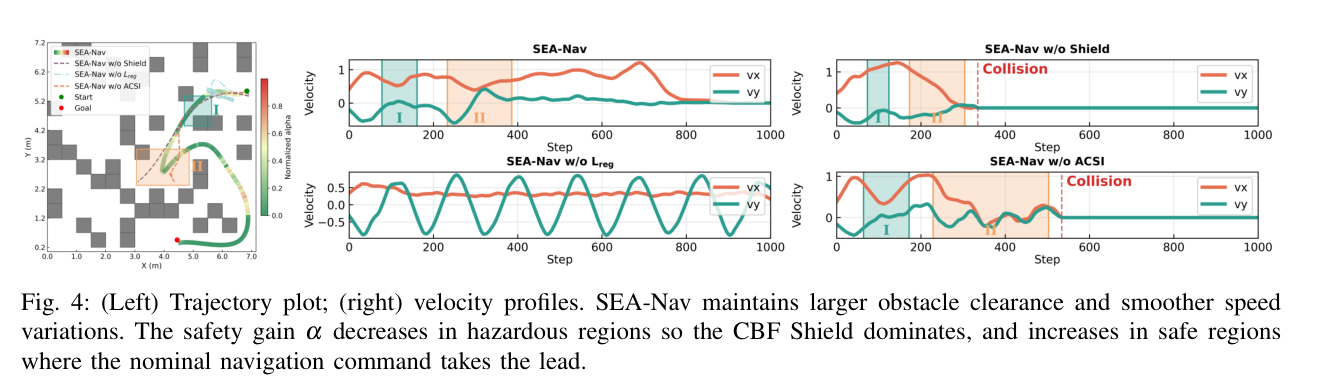
#> input picture 绘图/20261021_轨迹与同步曲线/reference/sea_nav_figure4.png, 1325 x 377 px, found by its file name
$ python visual_comparison.py
#> lines starting #> are read from the running program, lines starting #| are printed output that depends on the picture
"""Create visual comparison and inspect PDF structure using existing tools."""
import argparse,json
from pathlib import Path
from PIL import Image,ImageDraw
ROOT=Path(__file__).resolve().parents[1]
def contact():
    ref=Image.open(ROOT/"reference/sea_nav_figure4.png").convert("RGB")
#> ref is the input picture: PIL image 1325x377 RGB; mean R, G, B 236.6, 237, 235.7
    out=Image.open(ROOT/"output/trajectory_sync_assumed_v3.png").convert("RGB")
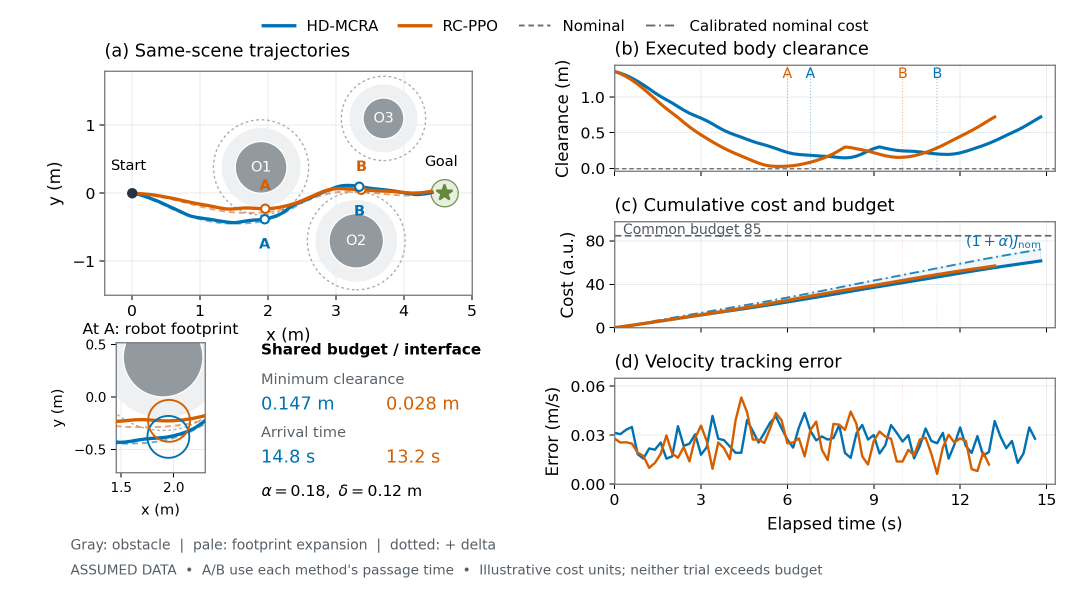
#> input picture manuscripts/figures/20261021_轨迹与同步曲线/output/trajectory_sync_assumed_v3.png, 2175 x 1181 px (shown at 1/2 size)
    width=1400
    ref=ref.resize((width,round(ref.height*width/ref.width)))
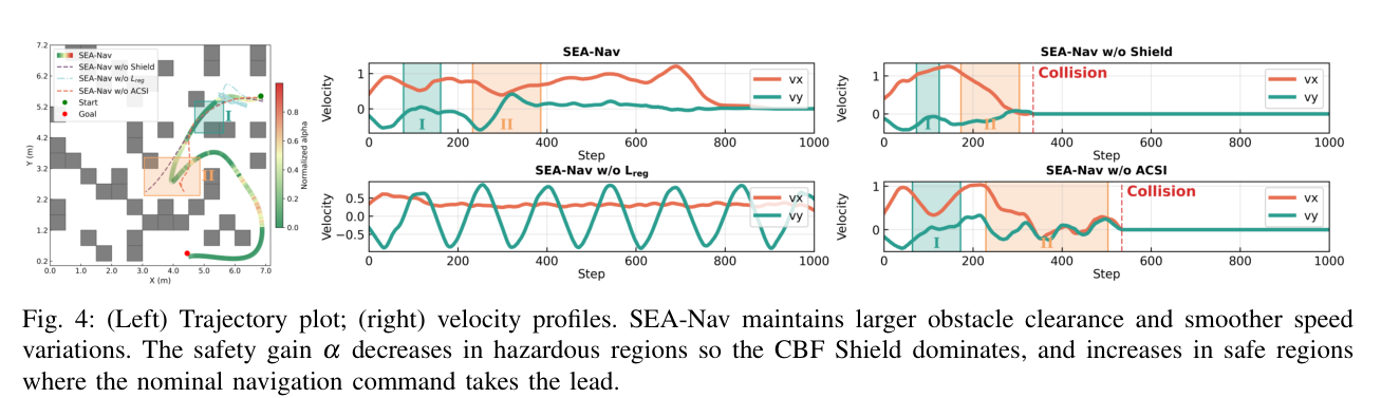
#> ref: PIL image 1400x398 RGB; mean R, G, B 236.4, 236.8, 235.4
    out=out.resize((width,round(out.height*width/out.width)))
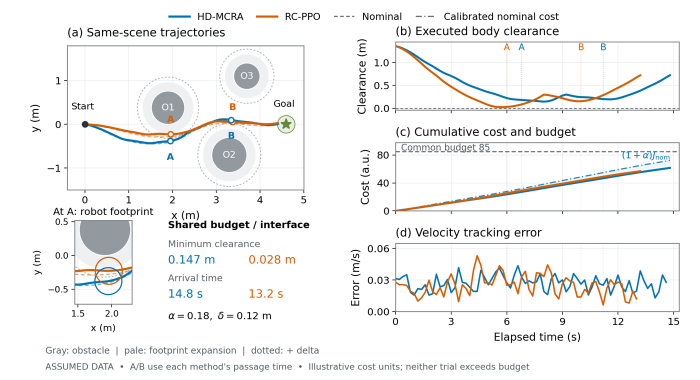
#> out: PIL image 1400x760 RGB (shown at 1/2 size); mean R, G, B 242.7, 242.8, 242.7
    canvas=Image.new("RGB",(2*width+60,max(ref.height,out.height)+80),"white")
#> canvas: PIL image 2860x840 RGB; every value is 255
    draw=ImageDraw.Draw(canvas)
    draw.text((20,20),"SEA-Nav Fig. 4 (reference)",fill="black")
    draw.text((width+40,20),"Assumed-data preview (same display width)",fill="black")
    canvas.paste(ref,(20,60));canvas.paste(out,(width+40,60))
#> after `canvas.paste(ref, (20, 60))`:
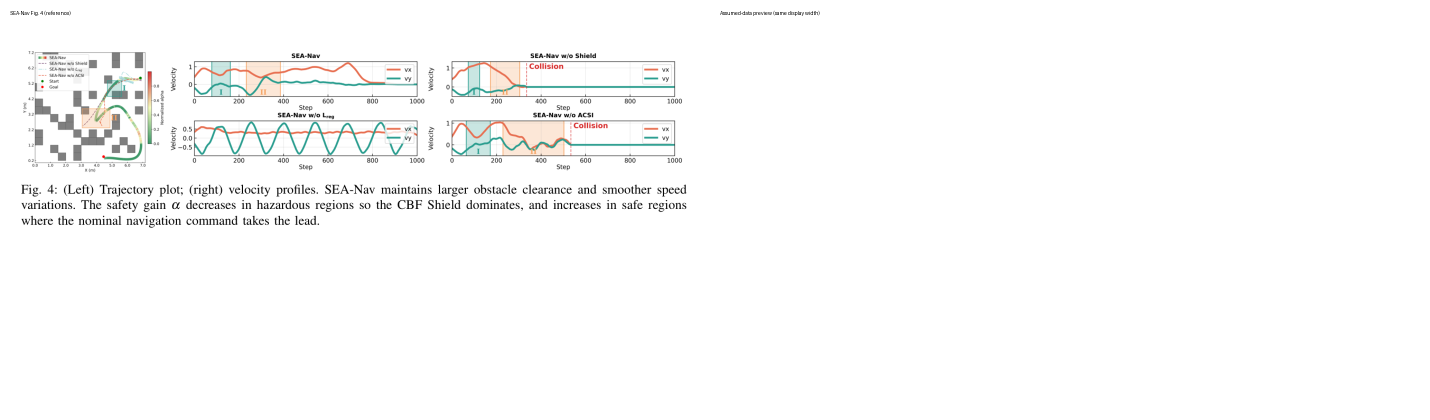
#> canvas: PIL image 2860x840 RGB (shown at 1/2 size); mean R, G, B 250.6, 250.7, 250.4
#> after `canvas.paste(out, (width + 40, 60))`:
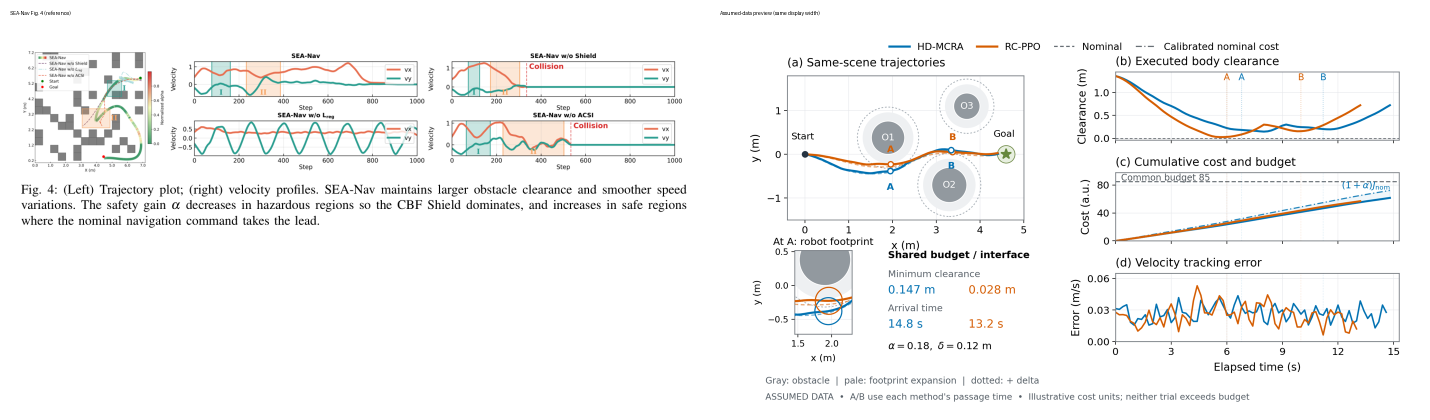
#> canvas: PIL image 2860x840 RGB (shown at 1/2 size); mean R, G, B 245.2, 245.3, 244.9
    canvas.save(ROOT/"output/reference_comparison.png")
if __name__=="__main__":contact()
